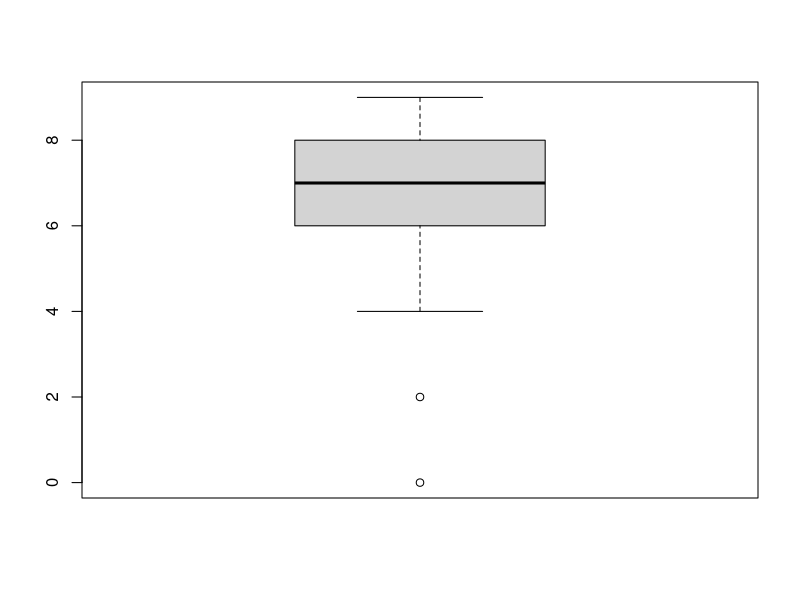
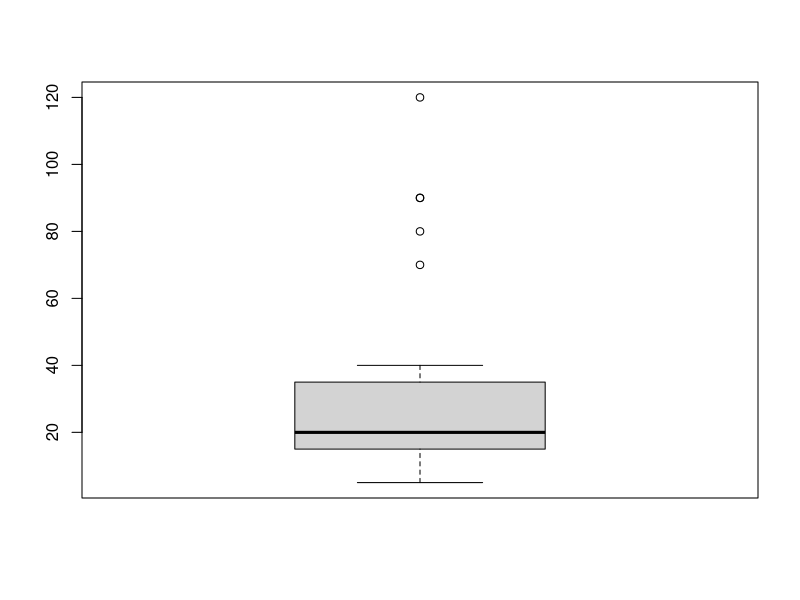
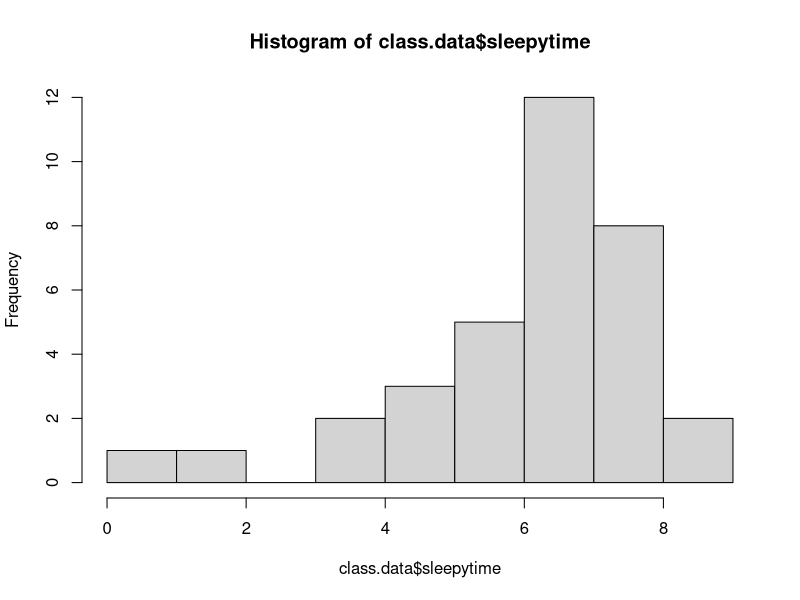
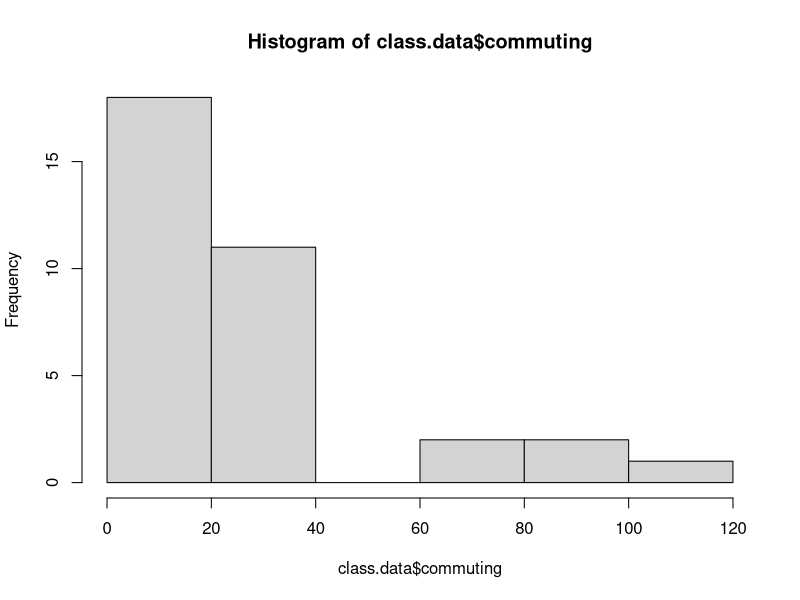
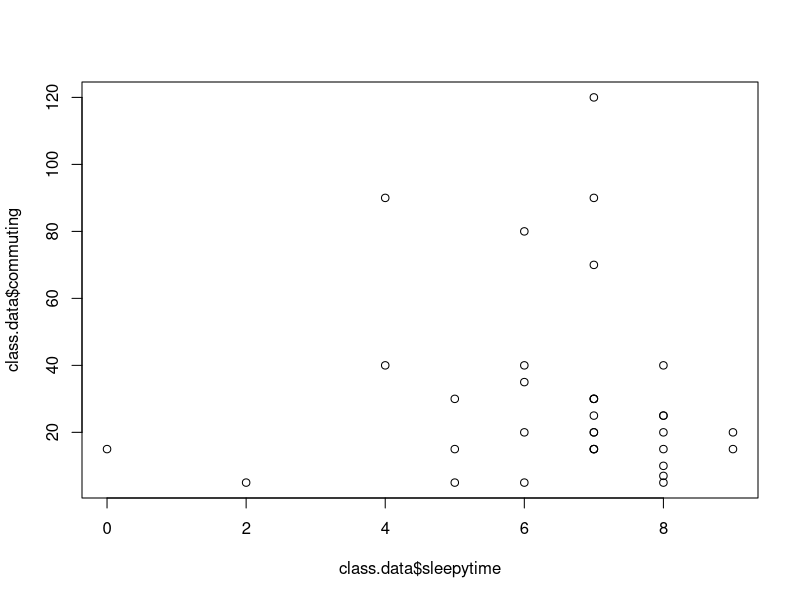

The R script that drew these images, in order:
hrs.Sleep <- c(7,2,9,7,4,8,6,7,7,7,8,7,6,7,8,9,6,7,7,4,8,7,6,8,8,5,8,0,7,6,8,7,5,5)
min.to.KPU <- c(30,5,20,70,40,25,35,120,30,15,7,25,80,20,25,15,40,15,90,90,10,15,5,5,15,5,40,15,20,20,20,30,15,30)

class.data <- data.frame(
  sleepytime = hrs.Sleep,
  commuting = min.to.KPU
)

## take a peak at the data - automatically top 6
## specify another value, comma separated
head(class.data)

## calculation of the mean

## super fast: calculated the mean of all variables at once
mean(class.data$sleepytime)
mean(class.data$commuting)


## extra super fast way
apply(class.data, 2, mean)


## the slow way
## "add everything" (all the scores) divide by the sample size (number of observations)

# sleepytime
sum.of.scores <- sum(class.data$sleepytime)
sum.of.scores
n <- length(class.data$sleepytime)
n
slow.mean <- sum.of.scores / n
slow.mean

# commuting
# okay to reuse the sample size calculation from earlier

df.mean <- sum(class.data$commuting)

slowest.mean <- df.mean / n
slowest.mean

## double check your work using the super fast or extra super fast ways

## MEDIAN
# super fast way
median(class.data$sleepytime)
median(class.data$commuting)

# extra super fast way
apply(class.data, 2, median)

## slow median
sorted.values <- sort(class.data$sleepytime)
# median is 7


sorted.values[n/2] ## pick out the value that is half the sample size

sort(class.data$commuting)
# count to the 17th value
# median is 20

## mode is the most frequently occurring value
# slow way

table(rle(sort(class.data$sleepytime)))
## rle: run length encoding: counts the number times the run of 
## the same value occurs

## variability

# min
min(class.data$sleepytime)

# max
max(class.data$sleepytime)

# range
range(class.data$sleepytime)


##
IQR(class.data$sleepytime)
?IQR

boxplot(class.data$sleepytime)
boxplot(class.data$commuting)

hist(class.data$sleepytime)
hist(class.data$commuting)

## scatter plot
plot(class.data$sleepytime, class.data$commuting)
# helps visually gauge the relationship between 2 variables

# variance
# Step 1: deviation scores (or I like to call it centered data)
deviation.scores <- class.data$sleepytime - mean(class.data$sleepytime)

## conceptual check, should give you zero
sum(deviation.scores)

# Step 2: squared deviation scores
# sum of squares
ss <- sum(deviation.scores^2)

# Step 3: variance
## sums of the squared deviation scores / sample size

var <- ss / n
std <- sqrt(var)
std

# # #

# 1. Calculate the mean

# calculate the sume of all scores
sum.sleepy <- sum(class.data$sleepytime)
n <- length(class.data$sleepytime)
mean.sleepy <- sum.sleepy/n

## double check my work
mean(class.data$sleepytime)

# 2. Calculate each deviation score from the mean

deviation.scores.sleepy <- class.data$sleepytime - mean.sleepy

## double check your work
## the output should be a list of scores, containing negative and positive values

# 3. Square each deviation score

squared.deviation.scores.sleepy <- deviation.scores.sleepy^2

## double check your work
## the output should be a list of positive values

# 4. Sum the squared deviation scorse
###  Also known as: Sum of Squares

ss.sleepy <- sum(squared.deviation.scores.sleepy)

## double check my work
## A single value that is positive

# 5. Variance: Divide the sum of deviation scores by the sample size

df <- n - 1

variance <- ss.sleepy / df

## double check: super fast way to calculate
var(class.data$sleepytime)
## NOT THE SAME -- if using n. Must use df for samples

# 6. Standard deviation: Take the square root

std.dev.sleepy <- sqrt(variance)

## double check: super fast way to calculate

sd(class.data$sleepytime)
## NOT THE SAME
